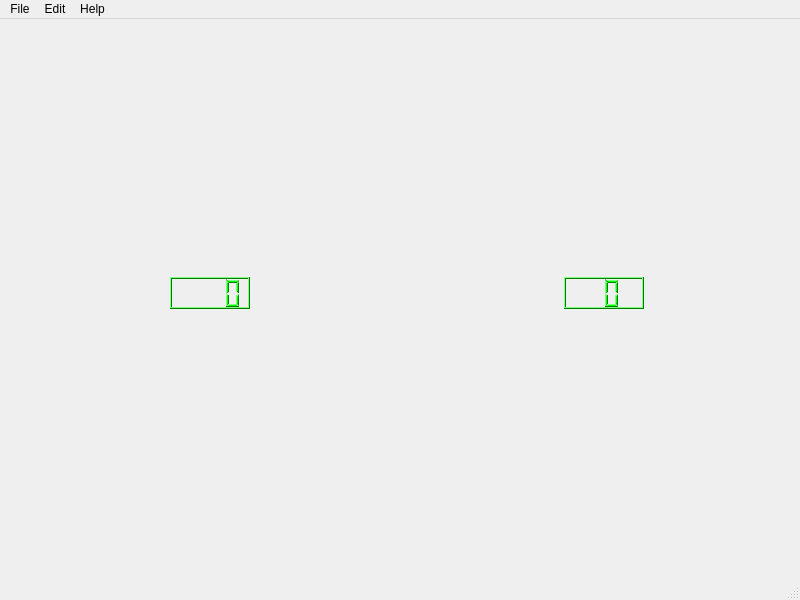
<?xml version="1.0" encoding="UTF-8"?>
<ui version="4.0">
 <class>minesweeper</class>
 <widget class="QMainWindow" name="minesweeper">
  <property name="geometry">
   <rect>
    <x>0</x>
    <y>0</y>
    <width>800</width>
    <height>600</height>
   </rect>
  </property>
  <property name="windowTitle">
   <string>MainWindow</string>
  </property>
  <widget class="QWidget" name="centralwidget">
   <layout class="QGridLayout" name="gridLayout_3">
    <item row="0" column="0">
     <layout class="QGridLayout" name="gridLayout_2">
      <property name="sizeConstraint">
       <enum>QLayout::SetMaximumSize</enum>
      </property>
      <item row="1" column="0" colspan="8">
       <layout class="QGridLayout" name="gridLayout">
        <property name="sizeConstraint">
         <enum>QLayout::SetMinimumSize</enum>
        </property>
        <property name="leftMargin">
         <number>6</number>
        </property>
        <property name="topMargin">
         <number>5</number>
        </property>
        <property name="rightMargin">
         <number>5</number>
        </property>
        <property name="bottomMargin">
         <number>5</number>
        </property>
       </layout>
      </item>
      <item row="0" column="5">
       <widget class="QLabel" name="label_2">
        <property name="sizePolicy">
         <sizepolicy hsizetype="Preferred" vsizetype="Preferred">
          <horstretch>0</horstretch>
          <verstretch>0</verstretch>
         </sizepolicy>
        </property>
        <property name="maximumSize">
         <size>
          <width>50</width>
          <height>50</height>
         </size>
        </property>
        <property name="text">
         <string/>
        </property>
        <property name="pixmap">
         <pixmap>../minesweeper-build-desktop/images/flag.png</pixmap>
        </property>
        <property name="scaledContents">
         <bool>true</bool>
        </property>
       </widget>
      </item>
      <item row="0" column="6">
       <widget class="QLCDNumber" name="lcdNumberFlag">
        <property name="sizePolicy">
         <sizepolicy hsizetype="Preferred" vsizetype="Preferred">
          <horstretch>0</horstretch>
          <verstretch>0</verstretch>
         </sizepolicy>
        </property>
        <property name="minimumSize">
         <size>
          <width>80</width>
          <height>30</height>
         </size>
        </property>
        <property name="maximumSize">
         <size>
          <width>16777215</width>
          <height>32</height>
         </size>
        </property>
        <property name="palette">
         <palette>
          <active>
           <colorrole role="WindowText">
            <brush brushstyle="SolidPattern">
             <color alpha="255">
              <red>0</red>
              <green>255</green>
              <blue>0</blue>
             </color>
            </brush>
           </colorrole>
           <colorrole role="Button">
            <brush brushstyle="SolidPattern">
             <color alpha="255">
              <red>0</red>
              <green>255</green>
              <blue>0</blue>
             </color>
            </brush>
           </colorrole>
           <colorrole role="Light">
            <brush brushstyle="SolidPattern">
             <color alpha="255">
              <red>127</red>
              <green>255</green>
              <blue>127</blue>
             </color>
            </brush>
           </colorrole>
           <colorrole role="Midlight">
            <brush brushstyle="SolidPattern">
             <color alpha="255">
              <red>63</red>
              <green>255</green>
              <blue>63</blue>
             </color>
            </brush>
           </colorrole>
           <colorrole role="Dark">
            <brush brushstyle="SolidPattern">
             <color alpha="255">
              <red>0</red>
              <green>127</green>
              <blue>0</blue>
             </color>
            </brush>
           </colorrole>
           <colorrole role="Mid">
            <brush brushstyle="SolidPattern">
             <color alpha="255">
              <red>0</red>
              <green>170</green>
              <blue>0</blue>
             </color>
            </brush>
           </colorrole>
           <colorrole role="Text">
            <brush brushstyle="SolidPattern">
             <color alpha="255">
              <red>0</red>
              <green>0</green>
              <blue>0</blue>
             </color>
            </brush>
           </colorrole>
           <colorrole role="BrightText">
            <brush brushstyle="SolidPattern">
             <color alpha="255">
              <red>255</red>
              <green>255</green>
              <blue>255</blue>
             </color>
            </brush>
           </colorrole>
           <colorrole role="ButtonText">
            <brush brushstyle="SolidPattern">
             <color alpha="255">
              <red>0</red>
              <green>0</green>
              <blue>0</blue>
             </color>
            </brush>
           </colorrole>
           <colorrole role="Base">
            <brush brushstyle="SolidPattern">
             <color alpha="255">
              <red>0</red>
              <green>0</green>
              <blue>0</blue>
             </color>
            </brush>
           </colorrole>
           <colorrole role="Window">
            <brush brushstyle="SolidPattern">
             <color alpha="255">
              <red>0</red>
              <green>255</green>
              <blue>0</blue>
             </color>
            </brush>
           </colorrole>
           <colorrole role="Shadow">
            <brush brushstyle="SolidPattern">
             <color alpha="255">
              <red>0</red>
              <green>0</green>
              <blue>0</blue>
             </color>
            </brush>
           </colorrole>
           <colorrole role="AlternateBase">
            <brush brushstyle="SolidPattern">
             <color alpha="255">
              <red>127</red>
              <green>255</green>
              <blue>127</blue>
             </color>
            </brush>
           </colorrole>
           <colorrole role="NoRole">
            <brush brushstyle="SolidPattern">
             <color alpha="255">
              <red>0</red>
              <green>0</green>
              <blue>0</blue>
             </color>
            </brush>
           </colorrole>
           <colorrole role="ToolTipBase">
            <brush brushstyle="SolidPattern">
             <color alpha="255">
              <red>0</red>
              <green>0</green>
              <blue>0</blue>
             </color>
            </brush>
           </colorrole>
           <colorrole role="ToolTipText">
            <brush brushstyle="SolidPattern">
             <color alpha="255">
              <red>0</red>
              <green>0</green>
              <blue>0</blue>
             </color>
            </brush>
           </colorrole>
          </active>
          <inactive>
           <colorrole role="WindowText">
            <brush brushstyle="SolidPattern">
             <color alpha="255">
              <red>0</red>
              <green>255</green>
              <blue>0</blue>
             </color>
            </brush>
           </colorrole>
           <colorrole role="Button">
            <brush brushstyle="SolidPattern">
             <color alpha="255">
              <red>0</red>
              <green>255</green>
              <blue>0</blue>
             </color>
            </brush>
           </colorrole>
           <colorrole role="Light">
            <brush brushstyle="SolidPattern">
             <color alpha="255">
              <red>127</red>
              <green>255</green>
              <blue>127</blue>
             </color>
            </brush>
           </colorrole>
           <colorrole role="Midlight">
            <brush brushstyle="SolidPattern">
             <color alpha="255">
              <red>63</red>
              <green>255</green>
              <blue>63</blue>
             </color>
            </brush>
           </colorrole>
           <colorrole role="Dark">
            <brush brushstyle="SolidPattern">
             <color alpha="255">
              <red>0</red>
              <green>127</green>
              <blue>0</blue>
             </color>
            </brush>
           </colorrole>
           <colorrole role="Mid">
            <brush brushstyle="SolidPattern">
             <color alpha="255">
              <red>0</red>
              <green>170</green>
              <blue>0</blue>
             </color>
            </brush>
           </colorrole>
           <colorrole role="Text">
            <brush brushstyle="SolidPattern">
             <color alpha="255">
              <red>0</red>
              <green>0</green>
              <blue>0</blue>
             </color>
            </brush>
           </colorrole>
           <colorrole role="BrightText">
            <brush brushstyle="SolidPattern">
             <color alpha="255">
              <red>255</red>
              <green>255</green>
              <blue>255</blue>
             </color>
            </brush>
           </colorrole>
           <colorrole role="ButtonText">
            <brush brushstyle="SolidPattern">
             <color alpha="255">
              <red>0</red>
              <green>0</green>
              <blue>0</blue>
             </color>
            </brush>
           </colorrole>
           <colorrole role="Base">
            <brush brushstyle="SolidPattern">
             <color alpha="255">
              <red>0</red>
              <green>0</green>
              <blue>0</blue>
             </color>
            </brush>
           </colorrole>
           <colorrole role="Window">
            <brush brushstyle="SolidPattern">
             <color alpha="255">
              <red>0</red>
              <green>255</green>
              <blue>0</blue>
             </color>
            </brush>
           </colorrole>
           <colorrole role="Shadow">
            <brush brushstyle="SolidPattern">
             <color alpha="255">
              <red>0</red>
              <green>0</green>
              <blue>0</blue>
             </color>
            </brush>
           </colorrole>
           <colorrole role="AlternateBase">
            <brush brushstyle="SolidPattern">
             <color alpha="255">
              <red>127</red>
              <green>255</green>
              <blue>127</blue>
             </color>
            </brush>
           </colorrole>
           <colorrole role="NoRole">
            <brush brushstyle="SolidPattern">
             <color alpha="255">
              <red>0</red>
              <green>0</green>
              <blue>0</blue>
             </color>
            </brush>
           </colorrole>
           <colorrole role="ToolTipBase">
            <brush brushstyle="SolidPattern">
             <color alpha="255">
              <red>0</red>
              <green>0</green>
              <blue>0</blue>
             </color>
            </brush>
           </colorrole>
           <colorrole role="ToolTipText">
            <brush brushstyle="SolidPattern">
             <color alpha="255">
              <red>0</red>
              <green>0</green>
              <blue>0</blue>
             </color>
            </brush>
           </colorrole>
          </inactive>
          <disabled>
           <colorrole role="WindowText">
            <brush brushstyle="SolidPattern">
             <color alpha="255">
              <red>0</red>
              <green>127</green>
              <blue>0</blue>
             </color>
            </brush>
           </colorrole>
           <colorrole role="Button">
            <brush brushstyle="SolidPattern">
             <color alpha="255">
              <red>0</red>
              <green>255</green>
              <blue>0</blue>
             </color>
            </brush>
           </colorrole>
           <colorrole role="Light">
            <brush brushstyle="SolidPattern">
             <color alpha="255">
              <red>127</red>
              <green>255</green>
              <blue>127</blue>
             </color>
            </brush>
           </colorrole>
           <colorrole role="Midlight">
            <brush brushstyle="SolidPattern">
             <color alpha="255">
              <red>63</red>
              <green>255</green>
              <blue>63</blue>
             </color>
            </brush>
           </colorrole>
           <colorrole role="Dark">
            <brush brushstyle="SolidPattern">
             <color alpha="255">
              <red>0</red>
              <green>127</green>
              <blue>0</blue>
             </color>
            </brush>
           </colorrole>
           <colorrole role="Mid">
            <brush brushstyle="SolidPattern">
             <color alpha="255">
              <red>0</red>
              <green>170</green>
              <blue>0</blue>
             </color>
            </brush>
           </colorrole>
           <colorrole role="Text">
            <brush brushstyle="SolidPattern">
             <color alpha="255">
              <red>0</red>
              <green>127</green>
              <blue>0</blue>
             </color>
            </brush>
           </colorrole>
           <colorrole role="BrightText">
            <brush brushstyle="SolidPattern">
             <color alpha="255">
              <red>255</red>
              <green>255</green>
              <blue>255</blue>
             </color>
            </brush>
           </colorrole>
           <colorrole role="ButtonText">
            <brush brushstyle="SolidPattern">
             <color alpha="255">
              <red>0</red>
              <green>127</green>
              <blue>0</blue>
             </color>
            </brush>
           </colorrole>
           <colorrole role="Base">
            <brush brushstyle="SolidPattern">
             <color alpha="255">
              <red>0</red>
              <green>255</green>
              <blue>0</blue>
             </color>
            </brush>
           </colorrole>
           <colorrole role="Window">
            <brush brushstyle="SolidPattern">
             <color alpha="255">
              <red>0</red>
              <green>255</green>
              <blue>0</blue>
             </color>
            </brush>
           </colorrole>
           <colorrole role="Shadow">
            <brush brushstyle="SolidPattern">
             <color alpha="255">
              <red>0</red>
              <green>0</green>
              <blue>0</blue>
             </color>
            </brush>
           </colorrole>
           <colorrole role="AlternateBase">
            <brush brushstyle="SolidPattern">
             <color alpha="255">
              <red>0</red>
              <green>255</green>
              <blue>0</blue>
             </color>
            </brush>
           </colorrole>
           <colorrole role="NoRole">
            <brush brushstyle="SolidPattern">
             <color alpha="255">
              <red>0</red>
              <green>0</green>
              <blue>0</blue>
             </color>
            </brush>
           </colorrole>
           <colorrole role="ToolTipBase">
            <brush brushstyle="SolidPattern">
             <color alpha="255">
              <red>0</red>
              <green>0</green>
              <blue>0</blue>
             </color>
            </brush>
           </colorrole>
           <colorrole role="ToolTipText">
            <brush brushstyle="SolidPattern">
             <color alpha="255">
              <red>0</red>
              <green>0</green>
              <blue>0</blue>
             </color>
            </brush>
           </colorrole>
          </disabled>
         </palette>
        </property>
        <property name="digitCount">
         <number>2</number>
        </property>
       </widget>
      </item>
      <item row="0" column="0">
       <spacer name="horizontalSpacer">
        <property name="orientation">
         <enum>Qt::Horizontal</enum>
        </property>
        <property name="sizeHint" stdset="0">
         <size>
          <width>40</width>
          <height>20</height>
         </size>
        </property>
       </spacer>
      </item>
      <item row="0" column="4">
       <spacer name="horizontalSpacer_2">
        <property name="orientation">
         <enum>Qt::Horizontal</enum>
        </property>
        <property name="sizeHint" stdset="0">
         <size>
          <width>40</width>
          <height>20</height>
         </size>
        </property>
       </spacer>
      </item>
      <item row="0" column="7">
       <spacer name="horizontalSpacer_3">
        <property name="orientation">
         <enum>Qt::Horizontal</enum>
        </property>
        <property name="sizeHint" stdset="0">
         <size>
          <width>40</width>
          <height>20</height>
         </size>
        </property>
       </spacer>
      </item>
      <item row="0" column="2">
       <widget class="QLCDNumber" name="lcdNumberTime">
        <property name="sizePolicy">
         <sizepolicy hsizetype="Preferred" vsizetype="Preferred">
          <horstretch>0</horstretch>
          <verstretch>0</verstretch>
         </sizepolicy>
        </property>
        <property name="minimumSize">
         <size>
          <width>80</width>
          <height>30</height>
         </size>
        </property>
        <property name="maximumSize">
         <size>
          <width>16777215</width>
          <height>32</height>
         </size>
        </property>
        <property name="palette">
         <palette>
          <active>
           <colorrole role="WindowText">
            <brush brushstyle="SolidPattern">
             <color alpha="255">
              <red>0</red>
              <green>255</green>
              <blue>0</blue>
             </color>
            </brush>
           </colorrole>
           <colorrole role="Button">
            <brush brushstyle="SolidPattern">
             <color alpha="255">
              <red>0</red>
              <green>255</green>
              <blue>0</blue>
             </color>
            </brush>
           </colorrole>
           <colorrole role="Light">
            <brush brushstyle="SolidPattern">
             <color alpha="255">
              <red>127</red>
              <green>255</green>
              <blue>127</blue>
             </color>
            </brush>
           </colorrole>
           <colorrole role="Midlight">
            <brush brushstyle="SolidPattern">
             <color alpha="255">
              <red>63</red>
              <green>255</green>
              <blue>63</blue>
             </color>
            </brush>
           </colorrole>
           <colorrole role="Dark">
            <brush brushstyle="SolidPattern">
             <color alpha="255">
              <red>0</red>
              <green>127</green>
              <blue>0</blue>
             </color>
            </brush>
           </colorrole>
           <colorrole role="Mid">
            <brush brushstyle="SolidPattern">
             <color alpha="255">
              <red>0</red>
              <green>170</green>
              <blue>0</blue>
             </color>
            </brush>
           </colorrole>
           <colorrole role="Text">
            <brush brushstyle="SolidPattern">
             <color alpha="255">
              <red>0</red>
              <green>0</green>
              <blue>0</blue>
             </color>
            </brush>
           </colorrole>
           <colorrole role="BrightText">
            <brush brushstyle="SolidPattern">
             <color alpha="255">
              <red>255</red>
              <green>255</green>
              <blue>255</blue>
             </color>
            </brush>
           </colorrole>
           <colorrole role="ButtonText">
            <brush brushstyle="SolidPattern">
             <color alpha="255">
              <red>0</red>
              <green>0</green>
              <blue>0</blue>
             </color>
            </brush>
           </colorrole>
           <colorrole role="Base">
            <brush brushstyle="SolidPattern">
             <color alpha="255">
              <red>0</red>
              <green>0</green>
              <blue>0</blue>
             </color>
            </brush>
           </colorrole>
           <colorrole role="Window">
            <brush brushstyle="SolidPattern">
             <color alpha="255">
              <red>0</red>
              <green>255</green>
              <blue>0</blue>
             </color>
            </brush>
           </colorrole>
           <colorrole role="Shadow">
            <brush brushstyle="SolidPattern">
             <color alpha="255">
              <red>0</red>
              <green>0</green>
              <blue>0</blue>
             </color>
            </brush>
           </colorrole>
           <colorrole role="AlternateBase">
            <brush brushstyle="SolidPattern">
             <color alpha="255">
              <red>127</red>
              <green>255</green>
              <blue>127</blue>
             </color>
            </brush>
           </colorrole>
           <colorrole role="NoRole">
            <brush brushstyle="SolidPattern">
             <color alpha="255">
              <red>0</red>
              <green>0</green>
              <blue>0</blue>
             </color>
            </brush>
           </colorrole>
           <colorrole role="ToolTipBase">
            <brush brushstyle="SolidPattern">
             <color alpha="255">
              <red>0</red>
              <green>0</green>
              <blue>0</blue>
             </color>
            </brush>
           </colorrole>
           <colorrole role="ToolTipText">
            <brush brushstyle="SolidPattern">
             <color alpha="255">
              <red>0</red>
              <green>0</green>
              <blue>0</blue>
             </color>
            </brush>
           </colorrole>
          </active>
          <inactive>
           <colorrole role="WindowText">
            <brush brushstyle="SolidPattern">
             <color alpha="255">
              <red>0</red>
              <green>255</green>
              <blue>0</blue>
             </color>
            </brush>
           </colorrole>
           <colorrole role="Button">
            <brush brushstyle="SolidPattern">
             <color alpha="255">
              <red>0</red>
              <green>255</green>
              <blue>0</blue>
             </color>
            </brush>
           </colorrole>
           <colorrole role="Light">
            <brush brushstyle="SolidPattern">
             <color alpha="255">
              <red>127</red>
              <green>255</green>
              <blue>127</blue>
             </color>
            </brush>
           </colorrole>
           <colorrole role="Midlight">
            <brush brushstyle="SolidPattern">
             <color alpha="255">
              <red>63</red>
              <green>255</green>
              <blue>63</blue>
             </color>
            </brush>
           </colorrole>
           <colorrole role="Dark">
            <brush brushstyle="SolidPattern">
             <color alpha="255">
              <red>0</red>
              <green>127</green>
              <blue>0</blue>
             </color>
            </brush>
           </colorrole>
           <colorrole role="Mid">
            <brush brushstyle="SolidPattern">
             <color alpha="255">
              <red>0</red>
              <green>170</green>
              <blue>0</blue>
             </color>
            </brush>
           </colorrole>
           <colorrole role="Text">
            <brush brushstyle="SolidPattern">
             <color alpha="255">
              <red>0</red>
              <green>0</green>
              <blue>0</blue>
             </color>
            </brush>
           </colorrole>
           <colorrole role="BrightText">
            <brush brushstyle="SolidPattern">
             <color alpha="255">
              <red>255</red>
              <green>255</green>
              <blue>255</blue>
             </color>
            </brush>
           </colorrole>
           <colorrole role="ButtonText">
            <brush brushstyle="SolidPattern">
             <color alpha="255">
              <red>0</red>
              <green>0</green>
              <blue>0</blue>
             </color>
            </brush>
           </colorrole>
           <colorrole role="Base">
            <brush brushstyle="SolidPattern">
             <color alpha="255">
              <red>0</red>
              <green>0</green>
              <blue>0</blue>
             </color>
            </brush>
           </colorrole>
           <colorrole role="Window">
            <brush brushstyle="SolidPattern">
             <color alpha="255">
              <red>0</red>
              <green>255</green>
              <blue>0</blue>
             </color>
            </brush>
           </colorrole>
           <colorrole role="Shadow">
            <brush brushstyle="SolidPattern">
             <color alpha="255">
              <red>0</red>
              <green>0</green>
              <blue>0</blue>
             </color>
            </brush>
           </colorrole>
           <colorrole role="AlternateBase">
            <brush brushstyle="SolidPattern">
             <color alpha="255">
              <red>127</red>
              <green>255</green>
              <blue>127</blue>
             </color>
            </brush>
           </colorrole>
           <colorrole role="NoRole">
            <brush brushstyle="SolidPattern">
             <color alpha="255">
              <red>0</red>
              <green>0</green>
              <blue>0</blue>
             </color>
            </brush>
           </colorrole>
           <colorrole role="ToolTipBase">
            <brush brushstyle="SolidPattern">
             <color alpha="255">
              <red>0</red>
              <green>0</green>
              <blue>0</blue>
             </color>
            </brush>
           </colorrole>
           <colorrole role="ToolTipText">
            <brush brushstyle="SolidPattern">
             <color alpha="255">
              <red>0</red>
              <green>0</green>
              <blue>0</blue>
             </color>
            </brush>
           </colorrole>
          </inactive>
          <disabled>
           <colorrole role="WindowText">
            <brush brushstyle="SolidPattern">
             <color alpha="255">
              <red>0</red>
              <green>127</green>
              <blue>0</blue>
             </color>
            </brush>
           </colorrole>
           <colorrole role="Button">
            <brush brushstyle="SolidPattern">
             <color alpha="255">
              <red>0</red>
              <green>255</green>
              <blue>0</blue>
             </color>
            </brush>
           </colorrole>
           <colorrole role="Light">
            <brush brushstyle="SolidPattern">
             <color alpha="255">
              <red>127</red>
              <green>255</green>
              <blue>127</blue>
             </color>
            </brush>
           </colorrole>
           <colorrole role="Midlight">
            <brush brushstyle="SolidPattern">
             <color alpha="255">
              <red>63</red>
              <green>255</green>
              <blue>63</blue>
             </color>
            </brush>
           </colorrole>
           <colorrole role="Dark">
            <brush brushstyle="SolidPattern">
             <color alpha="255">
              <red>0</red>
              <green>127</green>
              <blue>0</blue>
             </color>
            </brush>
           </colorrole>
           <colorrole role="Mid">
            <brush brushstyle="SolidPattern">
             <color alpha="255">
              <red>0</red>
              <green>170</green>
              <blue>0</blue>
             </color>
            </brush>
           </colorrole>
           <colorrole role="Text">
            <brush brushstyle="SolidPattern">
             <color alpha="255">
              <red>0</red>
              <green>127</green>
              <blue>0</blue>
             </color>
            </brush>
           </colorrole>
           <colorrole role="BrightText">
            <brush brushstyle="SolidPattern">
             <color alpha="255">
              <red>255</red>
              <green>255</green>
              <blue>255</blue>
             </color>
            </brush>
           </colorrole>
           <colorrole role="ButtonText">
            <brush brushstyle="SolidPattern">
             <color alpha="255">
              <red>0</red>
              <green>127</green>
              <blue>0</blue>
             </color>
            </brush>
           </colorrole>
           <colorrole role="Base">
            <brush brushstyle="SolidPattern">
             <color alpha="255">
              <red>0</red>
              <green>255</green>
              <blue>0</blue>
             </color>
            </brush>
           </colorrole>
           <colorrole role="Window">
            <brush brushstyle="SolidPattern">
             <color alpha="255">
              <red>0</red>
              <green>255</green>
              <blue>0</blue>
             </color>
            </brush>
           </colorrole>
           <colorrole role="Shadow">
            <brush brushstyle="SolidPattern">
             <color alpha="255">
              <red>0</red>
              <green>0</green>
              <blue>0</blue>
             </color>
            </brush>
           </colorrole>
           <colorrole role="AlternateBase">
            <brush brushstyle="SolidPattern">
             <color alpha="255">
              <red>0</red>
              <green>255</green>
              <blue>0</blue>
             </color>
            </brush>
           </colorrole>
           <colorrole role="NoRole">
            <brush brushstyle="SolidPattern">
             <color alpha="255">
              <red>0</red>
              <green>0</green>
              <blue>0</blue>
             </color>
            </brush>
           </colorrole>
           <colorrole role="ToolTipBase">
            <brush brushstyle="SolidPattern">
             <color alpha="255">
              <red>0</red>
              <green>0</green>
              <blue>0</blue>
             </color>
            </brush>
           </colorrole>
           <colorrole role="ToolTipText">
            <brush brushstyle="SolidPattern">
             <color alpha="255">
              <red>0</red>
              <green>0</green>
              <blue>0</blue>
             </color>
            </brush>
           </colorrole>
          </disabled>
         </palette>
        </property>
        <property name="digitCount">
         <number>4</number>
        </property>
       </widget>
      </item>
      <item row="0" column="3">
       <spacer name="horizontalSpacer_4">
        <property name="orientation">
         <enum>Qt::Horizontal</enum>
        </property>
        <property name="sizeHint" stdset="0">
         <size>
          <width>40</width>
          <height>20</height>
         </size>
        </property>
       </spacer>
      </item>
      <item row="0" column="1">
       <widget class="QLabel" name="label">
        <property name="sizePolicy">
         <sizepolicy hsizetype="Preferred" vsizetype="Preferred">
          <horstretch>0</horstretch>
          <verstretch>0</verstretch>
         </sizepolicy>
        </property>
        <property name="maximumSize">
         <size>
          <width>54</width>
          <height>54</height>
         </size>
        </property>
        <property name="text">
         <string/>
        </property>
        <property name="pixmap">
         <pixmap>../minesweeper-build-desktop/images/time.gif</pixmap>
        </property>
        <property name="scaledContents">
         <bool>true</bool>
        </property>
       </widget>
      </item>
     </layout>
    </item>
   </layout>
  </widget>
  <widget class="QMenuBar" name="menubar">
   <property name="geometry">
    <rect>
     <x>0</x>
     <y>0</y>
     <width>800</width>
     <height>24</height>
    </rect>
   </property>
   <widget class="QMenu" name="menuFile">
    <property name="title">
     <string>File</string>
    </property>
    <addaction name="actionNew_Game"/>
    <addaction name="actionRestart_Game"/>
    <addaction name="actionExit"/>
   </widget>
   <widget class="QMenu" name="menuEdit">
    <property name="title">
     <string>Edit</string>
    </property>
    <addaction name="actionOptions"/>
    <addaction name="actionStatistics"/>
   </widget>
   <widget class="QMenu" name="menuHelp">
    <property name="title">
     <string>Help</string>
    </property>
    <addaction name="actionHelp"/>
   </widget>
   <addaction name="menuFile"/>
   <addaction name="menuEdit"/>
   <addaction name="menuHelp"/>
  </widget>
  <widget class="QStatusBar" name="statusbar"/>
  <action name="actionNew_Game">
   <property name="text">
    <string>New Game</string>
   </property>
  </action>
  <action name="actionRestart_Game">
   <property name="text">
    <string>Restart Game</string>
   </property>
  </action>
  <action name="actionExit">
   <property name="text">
    <string>Exit</string>
   </property>
  </action>
  <action name="actionHelp">
   <property name="text">
    <string>Help</string>
   </property>
  </action>
  <action name="actionOptions">
   <property name="text">
    <string>Options</string>
   </property>
  </action>
  <action name="actionStatistics">
   <property name="text">
    <string>Statistics</string>
   </property>
  </action>
 </widget>
 <resources/>
 <connections>
  <connection>
   <sender>actionExit</sender>
   <signal>triggered()</signal>
   <receiver>minesweeper</receiver>
   <slot>close()</slot>
   <hints>
    <hint type="sourcelabel">
     <x>-1</x>
     <y>-1</y>
    </hint>
    <hint type="destinationlabel">
     <x>399</x>
     <y>299</y>
    </hint>
   </hints>
  </connection>
  <connection>
   <sender>actionHelp</sender>
   <signal>triggered()</signal>
   <receiver>minesweeper</receiver>
   <slot>slotHelp()</slot>
   <hints>
    <hint type="sourcelabel">
     <x>-1</x>
     <y>-1</y>
    </hint>
    <hint type="destinationlabel">
     <x>399</x>
     <y>299</y>
    </hint>
   </hints>
  </connection>
  <connection>
   <sender>actionNew_Game</sender>
   <signal>triggered()</signal>
   <receiver>minesweeper</receiver>
   <slot>newGame()</slot>
   <hints>
    <hint type="sourcelabel">
     <x>-1</x>
     <y>-1</y>
    </hint>
    <hint type="destinationlabel">
     <x>399</x>
     <y>299</y>
    </hint>
   </hints>
  </connection>
 </connections>
 <slots>
  <slot>slotHelp()</slot>
  <slot>newGame()</slot>
 </slots>
</ui>
